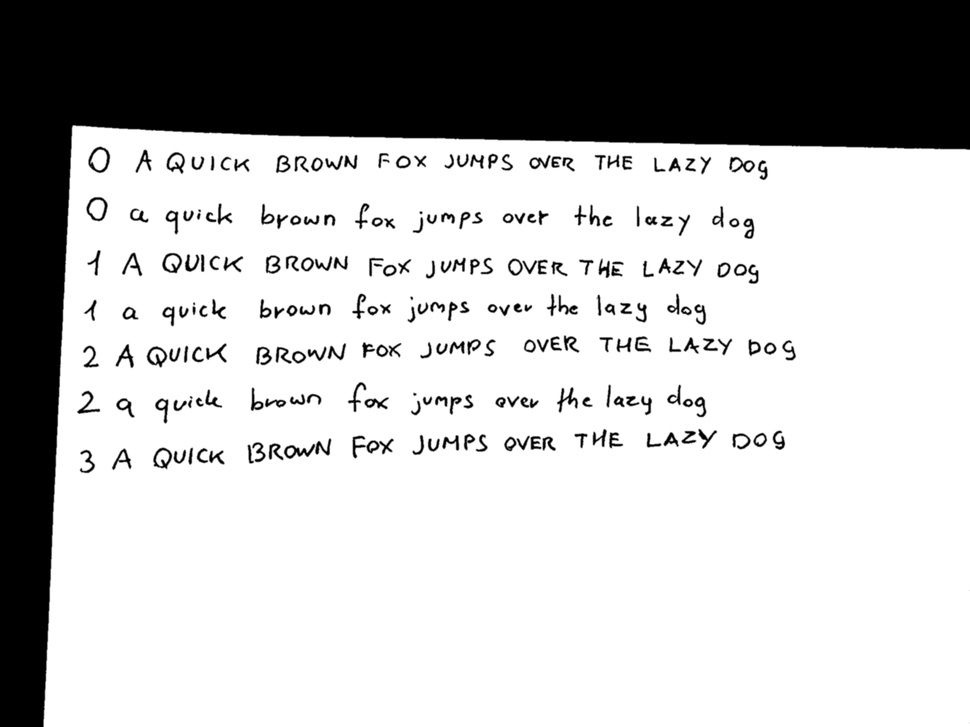
#> input picture newIdea/filtered.png, 970 x 727 px, shrunk from 2048 x 1536 before the run, found by its file name
$ python letterDetection.py
#> lines starting #> are read from the running program, lines starting #| are printed output that depends on the picture; after the words box and inside, x2 and y2 are one past the last pixel; in counts of white or black regions, pixels touching at a corner belong together
import cv2
import numpy as np

# Load the image
img = cv2.imread('/home/hbarot/Documents/FITPROJECT/hilberEXP/filtered.png', cv2.IMREAD_GRAYSCALE)
#> img is the input picture: shape (727, 970); min 0, max 255, mean 187.4
if img is None:
    raise IOError("Could not open or find the image 'filtered.png'.")


# Find contours in the thresholded image
_, thresh = cv2.threshold(img, 0, 255, cv2.THRESH_BINARY + cv2.THRESH_OTSU)
#> thresh: shape (727, 970); 73.5% white; 244 black regions (12 under 20 px)

# Find external contours
contours, _ = cv2.findContours(thresh, cv2.RETR_EXTERNAL, cv2.CHAIN_APPROX_SIMPLE)
#> contours = 1 contour; box (x1, y1, x2, y2) and area: (44, 125, 970, 727) 534321

# Draw bounding boxes around each detected contour
for cnt in contours:
    x, y, w, h = cv2.boundingRect(cnt)
    print(x,y,w,h)
    # Filter out very small contours
    #if w < 1 or h < 1:
     #   continue
    # Draw a green rectangle
    cv2.rectangle(thresh, (x, y), (x + w, y + h), (0, 255, 0), 2)
#> this loop made 1 pass
#> (x, y, w, h) on pass 1: (44, 125, 926, 602)
#| 44 125 926 602
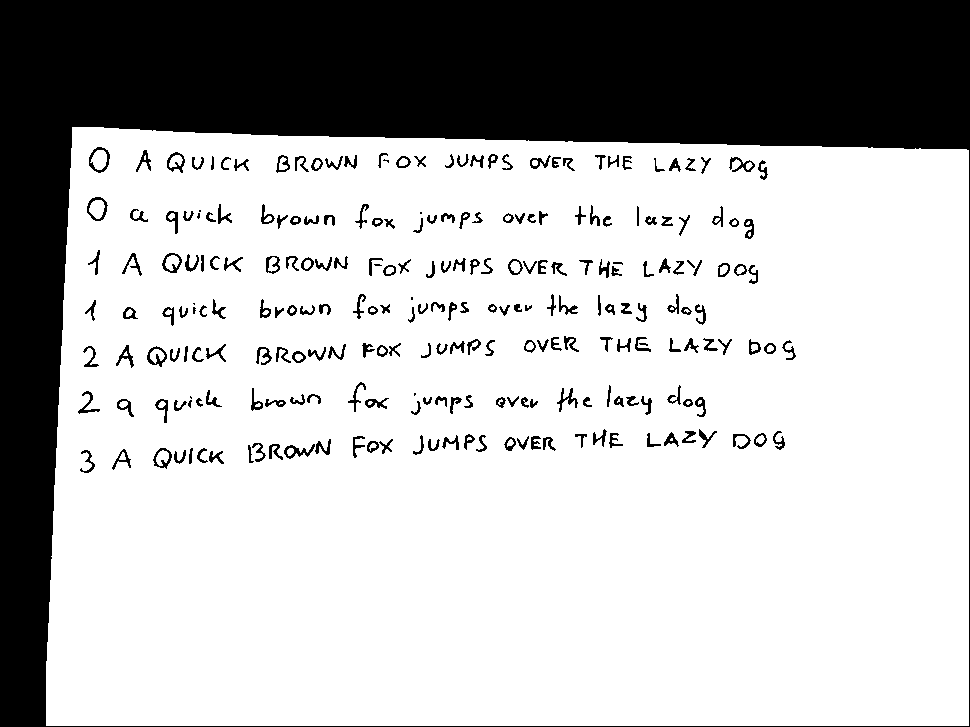
#> thresh: shape (727, 970); 73.3% white; 244 black regions (12 under 20 px), largest, box (x1, y1, x2, y2) and area: (0, 0, 970, 727) 170954, (284, 444, 315, 459) 174, (89, 147, 110, 173) 171

# Show the result in a window
cv2.imshow("Detected Letters", thresh)
cv2.waitKey(0)
cv2.destroyAllWindows()

# Save the image with bounding boxes
cv2.imwrite("detected_letters.jpg", thresh)
print("Image with bounding boxes saved as 'detected_letters.png'")
